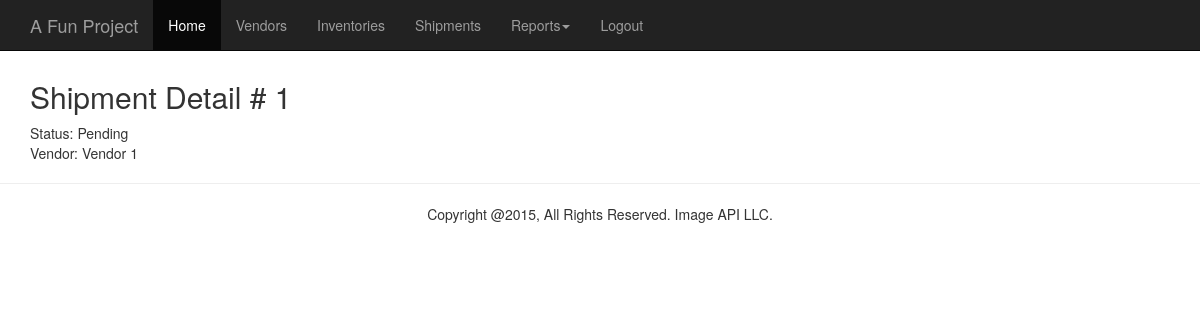
/shipments/1/ (signed in), run on the app's committed database.
### inventory/models.py (models this page shows, shortened)
class Shipment(models.Model):
    status = models.ForeignKey(ShipmentStatus)
    vendor = models.ForeignKey(Vendor)
    items = models.ManyToManyField(Inventory)

class ShipmentStatus(models.Model):
    name = models.CharField(max_length=100)
    def __str__(self):
        return self.name

class Vendor(models.Model):
    name = models.CharField(max_length=100)
    address = models.CharField(max_length=300)
    def __str__(self):      # = ToString() in C sharp
        return self.name

### inventory/views.py (the view)
# urls.py: url(r'^shipments/(?P<s_id>\d+)/$', views.shipment_detail, name='shipment.detail'),
@login_required
def shipment_detail(request, s_id):
    shipment = get_object_or_404(Shipment, pk=s_id)
    return render(request, 'inventory/shipment_detail.html', {'item': shipment})

### templates/inventory/shipment_detail.html
{% extends "base.html" %}
{% block content %}
    <h2>Shipment Detail # {{ item.id }}</h2>
    <div class="row">
        <div class="col-md-12">
            Status: {{ item.status }}
        </div>
        <div class="col-md-12">
            Vendor: {{ item.vendor }}
        </div>
      </div>
{% endblock %}

### inventory/static/demo.css (style rules this page uses)
body { padding-top: 60px; }

### data on the page
Shipment: id "1", status "Pending", vendor "Vendor 1"
